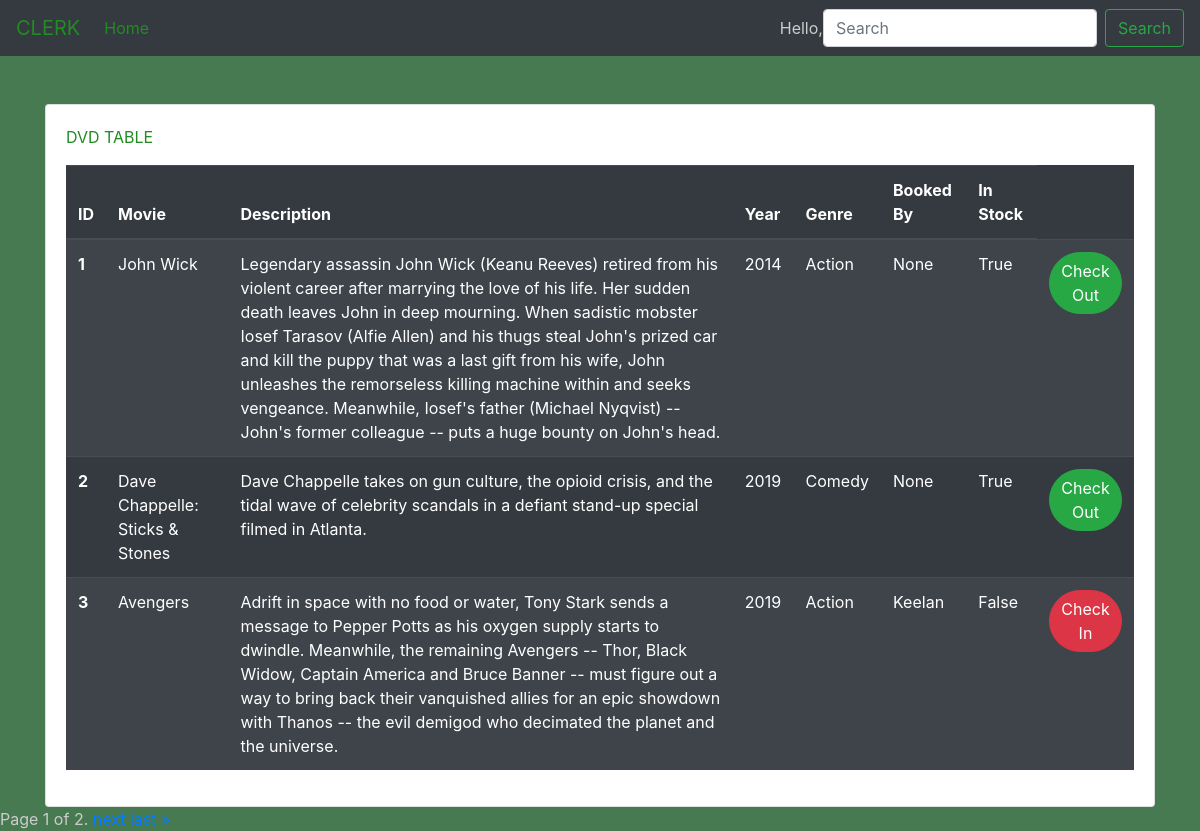
Page /clerk/ on the committed database.
### webapp/models.py (models this page shows)
class DVD(models.Model):
    Title= models.CharField(max_length=50)
    year = models.CharField(max_length=255)
    genre = models.CharField(max_length=255)
    InStock= models.BooleanField(default=True)
    Synopsis= models.TextField()
    BookingPickup = models.CharField(max_length=255)
    NumOfTimesRented= models.IntegerField(default=0)
    ImageDVD= models.ImageField(upload_to='pics')

### webapp/views.py (the view)
# urls.py: path('clerk/', views.clerk, name='clerk'),
def clerk(request):
    dvds = DVD.objects.all() #imports dvds from database
    query = request.GET.get("query")
    if query:
        dvds = DVD.objects.filter(Q(Title__icontains=query)) #Search Function according to name
    paginator = Paginator(dvds, 3) # Show 3 dvds per page
    page = request.GET.get('page')
    dvds = paginator.get_page(page)
    return render(request, 'clerk.html', {'dvds':dvds})

### templates/clerk.html (shortened to what this page needs)
{%load static %}
<!DOCTYPE html>
<html lang="en">
<head>
    <link rel="stylesheet" href="https://stackpath.bootstrapcdn.com/bootstrap/4.3.1/css/bootstrap.min.css">
    <link rel="stylesheet" type="text/css" href="{% static 'clerkstye.css'%}">
</head>
<body>
    <nav class="navbar navbar-expand-lg navbar-light bg-dark sticky">
        <a class="navbar-brand" href="#" style="color: forestgreen">CLERK</a>
        <div class="collapse navbar-collapse" id="navbarSupportedContent">
          <ul class="navbar-nav mr-auto">
            <li class="nav-item active">
              <a class="nav-link" href="/" style="color: forestgreen">Home <span class="sr-only">(current)</span></a>
            </li>
          </ul>
          <form method="GET" action="" class="form-inline my-2 my-lg-0">
              <a> Hello, {{user.first_name}}</a><br>
            <input class="form-control mr-sm-2" name ='query' type="search" placeholder="Search" aria-label="Search">
            <button class="btn btn-outline-success my-2 my-sm-0" type="submit">Search</button>
          </form>
        </div>
      </nav>
<a></a><br>
    <div class="container">
        <div class="card" style="table-layout: fixed;">
            <div class="card-body">
              <p class="card-text" style="font: bold; color:forestgreen">DVD TABLE</p>
                <div class="table-body">
                        <table class="table table-striped table-dark">
                                <thead>
                                  <tr>
                                    <th scope="col">ID</th>
                                    <th scope="col">Movie</th>
                                    <th scope="col">Description</th>
                                    <th scope="col">Year</th>
                                    <th scope="col">Genre</th>
                                    <th scope="col">Booked By</th>
                                    <th scope="col">In Stock</th>
                                  </tr>
                                </thead>
                                <tbody>
                                {% for dvd in dvds %}
                                  <tr>
                                    <th scope="row">{{dvd.id}}</th>
                                    <td>{{dvd.Title}}</td>
                                    <td>{{dvd.Synopsis}}</td>
                                    <td>{{dvd.year}}</td>
                                    <td>{{dvd.genre}}</td>
                                    <td>{{dvd.BookingPickup}}</td>
                                    <td>{{dvd.InStock}}</td>
                                    <td>
                                        {%if dvd.InStock %}
                                          <button type="button" class="btn btn-success badge-pill" style="float: right">Check Out</button>
                                        {%else %}
                                          <button type="button" class="btn btn-danger badge-pill" style="float: right">Check In</button>
                                        {%endif%}
                                    </td>
                                  </tr>
                                {%endfor%}
                                </tbody>
                              </table>
                </div>
            </div>
          </div>
    </div>
    <div class="pagination">
        <span class="step-links">
            <span class="current">
                Page {{ dvds.number }} of {{ dvds.paginator.num_pages }}.
            </span>
            {% if dvds.has_next %}
                <a href="?page={{ dvds.next_page_number }}">next</a>
                <a href="?page={{ dvds.paginator.num_pages }}">last &raquo;</a>
            {% endif %}
        </span>
    </div>
</body>
</html>

### static/clerkstye.css (style rules this page uses)
body { padding-top: 80px; background-color: #487A51; color: #CCC; }
.navbar { z-index: 9999; }
.navbar-brand { color:forestgreen; }
.sticky { position: fixed; top:0; width:100%; }
.table-body { background-color: #487A51; }

### rows in the picture
DVD: id "1", Title "John Wick", Synopsis "Legendary assassin John Wick (Keanu Reeves) retired from his violent career after marrying the love of his life. Her sudden death leaves John in deep mourning. When sadistic mobster Iosef Tarasov (Alfie Allen) and his thugs steal John's prized car and kill the puppy that was a last gift from his wife, John unleashes the remorseless killing machine within and seeks vengeance. Meanwhile, Iosef's father (Michael Nyqvist) -- John's former colleague -- puts a huge bounty on John's head.", year "2014", genre "Action", BookingPickup "None", InStock "True", shows "Check Out"
DVD: id "2", Title "Dave Chappelle: Sticks & Stones", Synopsis "Dave Chappelle takes on gun culture, the opioid crisis, and the tidal wave of celebrity scandals in a defiant stand-up special filmed in Atlanta.", year "2019", genre "Comedy", BookingPickup "None", InStock "True", shows "Check Out"
DVD: id "3", Title "Avengers", Synopsis "Adrift in space with no food or water, Tony Stark sends a message to Pepper Potts as his oxygen supply starts to dwindle. Meanwhile, the remaining Avengers -- Thor, Black Widow, Captain America and Bruce Banner -- must figure out a way to bring back their vanquished allies for an epic showdown with Thanos -- the evil demigod who decimated the planet and the universe.", year "2019", genre "Action", BookingPickup "Keelan", InStock "False", shows "Check In"

### other values in the picture
{{ dvds.number }} "1"
{{ dvds.paginator.num_pages }} "2"
